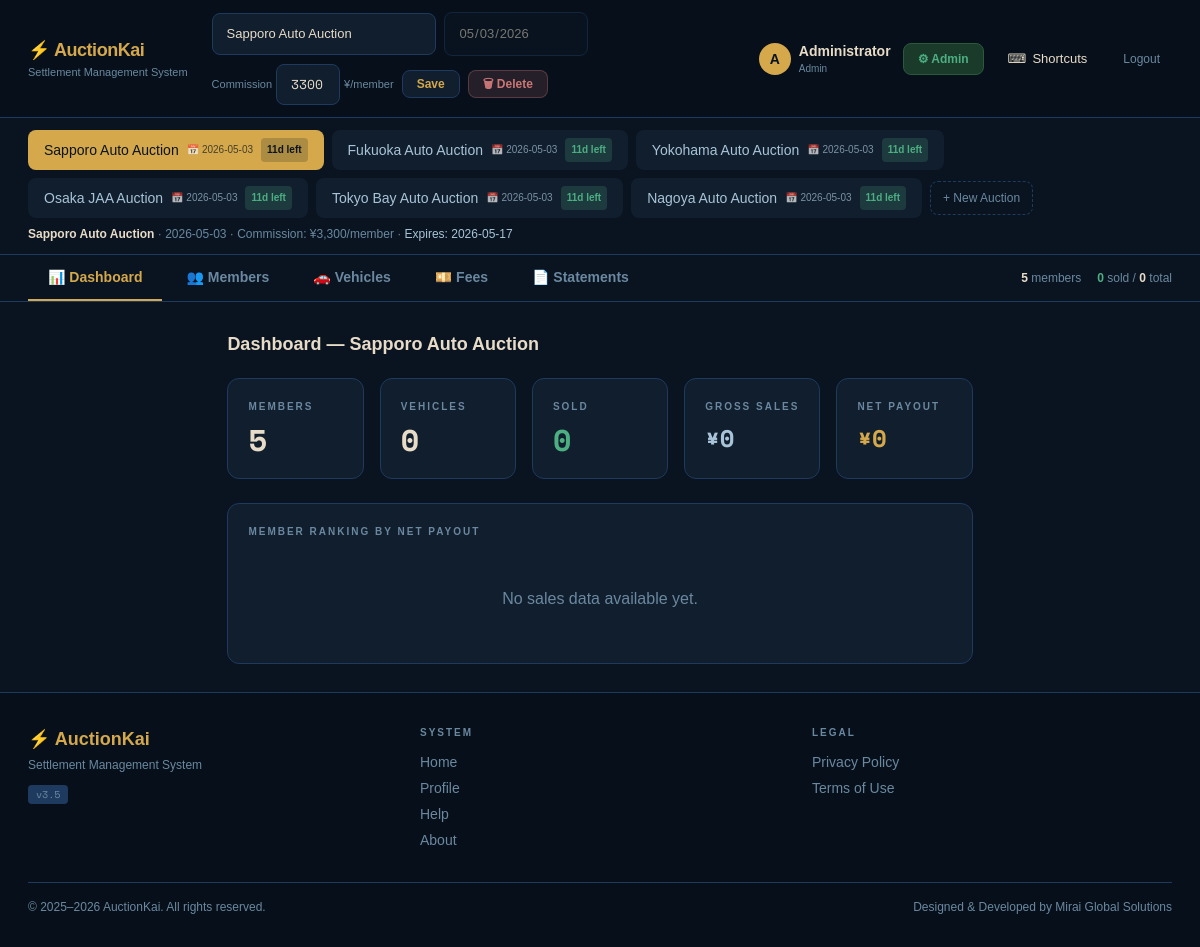
/index.php (signed in), run on the app's committed database.
### tables this page shows
CREATE TABLE IF NOT EXISTS `auction` (
  `id`              INT UNSIGNED AUTO_INCREMENT PRIMARY KEY,
  `user_id`         INT UNSIGNED NOT NULL,
  `name`            VARCHAR(200) NOT NULL,
  `date`            DATE         NOT NULL,
  `commission_fee` DECIMAL(12,0) NOT NULL DEFAULT 3300 COMMENT 'Commission fee per member',
  `expires_at`      DATE         NOT NULL COMMENT 'Auto-delete sold vehicles + auction after this date',
  `created_at`      TIMESTAMP    DEFAULT CURRENT_TIMESTAMP,
  `updated_at`      TIMESTAMP    DEFAULT CURRENT_TIMESTAMP ON UPDATE CURRENT_TIMESTAMP,
  FOREIGN KEY (`user_id`) REFERENCES `users`(`id`) ON DELETE CASCADE
);

### includes/branding.php (called while the page is built, shortened)
<?php
function loadBranding(PDO $db): array {
    $defaults = [
        'brand_name' => 'AuctionKai',
        'brand_tagline' => 'Settlement Management System',
        'brand_owner' => 'Mirai Global Solutions',
        'brand_email' => '',
        'brand_phone' => '',
        'brand_address' => '',
        'brand_logo_url' => '',
        'brand_accent_color' => '#D4A84B',
        'brand_footer_text' => 'Designed & Developed by Mirai Global Solutions',
    ];
    try {
        $rows = $db->query("SELECT `key`, value FROM settings WHERE `key` LIKE 'brand_%'")->fetchAll(PDO::FETCH_KEY_PAIR);
        return array_merge($defaults, $rows);
    } catch (Exception $e) {
        return $defaults;
    }
}

### includes/helpers.php (called while the page is built, shortened)
<?php
function fmt(float $n): string {
    return '¥' . number_format(round($n));
}
function h(string $s): string {
    return htmlspecialchars($s, ENT_QUOTES, 'UTF-8');
}
function calcStatement(int $memberId, array $vehicles, float $commissionFee, array $specialFees = []): array {
    $all = array_values(array_filter($vehicles, fn($v) => (int)$v['member_id'] === $memberId));
    $mv = array_values(array_filter($all, fn($v) => $v['sold']));
    $uv = array_values(array_filter($all, fn($v) => !$v['sold']));
    $count       = count($mv);
    $unsoldCount = count($uv);
    $grossSales  = array_sum(array_column($mv, 'sold_price'));
    $taxTotal    = array_sum(array_map(fn($v) => round((float)$v['sold_price'] * 0.10), $mv));
    $recycleTotal= array_sum(array_map(fn($v) => (float)($v['recycle_fee'] ?? 0), $mv));
    $listingFeeTotal = array_sum(array_map(fn($v) => (float)($v['listing_fee'] ?? 0), $mv));
    $soldFeeTotal    = array_sum(array_map(fn($v) => (float)($v['sold_fee'] ?? 0), $mv));
    $nagareFeeTotal  = array_sum(array_map(fn($v) => (float)($v['nagare_fee'] ?? 0), $uv));
    $commissionTotal = $commissionFee;
    $specialDeductions = 0;
    $specialAdditions = 0;
    $totalReceived = $grossSales + $taxTotal + $recycleTotal + $specialAdditions;
    $totalVehicleDed = $listingFeeTotal + $soldFeeTotal + $nagareFeeTotal;
    $totalDed = $totalVehicleDed + $commissionTotal + $specialDeductions;
    $netPayout = $count > 0 ? $totalReceived - $totalDed : 0;
    return compact('mv','uv','count','unsoldCount','grossSales','taxTotal','recycleTotal','listingFeeTotal','soldFeeTotal','nagareFeeTotal','commissionTotal','commissionFee','specialDeductions','specialAdditions','specialFees','totalReceived','totalVehicleDed','totalDed','netPayout');
}

### index.php (the view, shortened to what this page needs)
<?php
require_once __DIR__ . '/includes/helpers.php';
require_once __DIR__ . '/includes/branding.php';
$userId = (int)$_SESSION['user_id'];
$userName = $_SESSION['user_name'] ?? 'User';
$userRole = $_SESSION['user_role'] ?? 'user';
$db = db();
$brand = loadBranding($db);
$allAuctions_q = $db->prepare("SELECT * FROM auction WHERE user_id=? ORDER BY date DESC, id DESC");
$allAuctions_q->execute([$userId]);
$allAuctions = $allAuctions_q->fetchAll();
$activeAuctionId = (int)($_SESSION['auction_id'] ?? 0);
$auction = null;
if ($activeAuctionId) {
    $stmt = $db->prepare("SELECT * FROM auction WHERE id=? AND user_id=?");
    $stmt->execute([$activeAuctionId, $userId]);
    $auction = $stmt->fetch();
}
if (!$activeAuctionId) {
    $allAuctions_q = $db->prepare("SELECT * FROM auction WHERE user_id=? ORDER BY date DESC, id DESC");
    $allAuctions_q->execute([$userId]);
    $allAuctions = $allAuctions_q->fetchAll();
    $auction = !empty($allAuctions) ? $allAuctions[0] : null;
    $activeAuctionId = $auction ? (int)$auction['id'] : 0;
    $_SESSION['auction_id'] = $activeAuctionId;
} else {
    $allAuctions_q = $db->prepare("SELECT * FROM auction WHERE user_id=? ORDER BY date DESC, id DESC");
    $allAuctions_q->execute([$userId]);
    $allAuctions = $allAuctions_q->fetchAll();
    $auction = null;
    foreach ($allAuctions as $a) { if ((int)$a['id'] === $activeAuctionId) { $auction = $a; break; } }
}
$members  = $userId
    ? (function() use ($db, $userId) { $q = $db->prepare("SELECT * FROM members WHERE user_id=? ORDER BY id"); $q->execute([$userId]); return $q->fetchAll(); })()
    : [];
$vehicles = $activeAuctionId
    ? (function() use ($db, $activeAuctionId, $userId) { $q = $db->prepare("SELECT v.* FROM vehicles v JOIN members m ON v.member_id = m.id WHERE v.auction_id=? AND m.user_id=? ORDER BY v.id"); $q->execute([$activeAuctionId, $userId]); return $q->fetchAll(); })()
    : [];
$memberFeesAll = [];
$tab      = $_GET['tab'] ?? 'dashboard';
$tabs     = ['dashboard'=>['icon'=>'📊','label'=>'Dashboard'],'members'=>['icon'=>'👥','label'=>'Members'],'vehicles'=>['icon'=>'🚗','label'=>'Vehicles'],'special_fees'=>['icon'=>'💴','label'=>'Fees'],'statements'=>['icon'=>'📄','label'=>'Statements']];
$totalSold= count(array_filter($vehicles, fn($v) => $v['sold']));
?>
<!DOCTYPE html>
<html lang="en">
<head>
<link rel="stylesheet" href="css/style.css?v=3.5">
<?php include 'css/tailwind-config.php'; ?>
</head>
<body class="bg-ak-bg text-ak-text font-sans min-h-screen flex flex-col"><div class="flex-1 flex flex-col">
<div class="bg-ak-bg2 border-b border-ak-border px-7 py-3 flex items-center gap-6 sticky top-0 z-50 animate-slide-down topbar-inner">
  <div class="shrink-0">
    <div class="text-ak-gold font-bold text-lg tracking-tight">⚡ <?= h($brand['brand_name']) ?></div>
    <div class="text-ak-muted text-[11px]"><?= h($brand['brand_tagline']) ?></div>
  </div>
  <?php if ($auction): ?>
  <div class="flex items-center gap-2 flex-1 justify-center">
    <form onsubmit="return submitSaveAuction(event)" style='display:contents' data-parsley-validate>
      <div class="flex items-center gap-2 flex-wrap">
        <input class="inp w-56" name="name" value="<?= h($auction['name']) ?>" placeholder="Auction name">
        <input class="inp w-36 opacity-50 cursor-not-allowed" type="date" name="date" value="<?= h($auction['date']) ?>" disabled>
        <div class="flex items-center gap-1"><span class="text-ak-muted text-[11px]">Commission</span><input class="inp font-mono w-16" type="number" step="1" name="commissionFee" value="<?= (float)($auction['commission_fee'] ?? 3300) ?>" data-parsley-type="number" data-parsley-min="0"><span class="text-ak-muted text-[11px]">¥/member</span></div>
        <button class="btn btn-dark btn-sm" type="submit">Save</button>
        <a class="btn btn-sm" href="api/delete_auction.php?auction_id=<?= (int)$auction['id'] ?>" style="background:rgba(204,119,119,.15);color:var(--red);border:1px solid rgba(204,119,119,.3)">🗑 Delete</a>
      </div>
    </form>
  </div>
  <?php endif; ?>
  <div class="flex items-center gap-3 shrink-0 ml-auto">
    <a href="profile.php" class="flex items-center gap-2 no-underline hover:opacity-80 transition-opacity">
      <div class="w-8 h-8 rounded-full bg-ak-gold text-ak-bg flex items-center justify-center font-bold text-sm"><?= mb_strtoupper(mb_substr($userName, 0, 1)) ?></div>
      <div><div class="text-ak-text text-sm font-semibold"><?= h($userName) ?></div><div class="text-ak-muted text-[10px] capitalize"><?= h($userRole) ?></div></div>
    </a>
    <?php if ($userRole === 'admin'): ?>
      <a href="admin/index.php" style="background:#1A3A2A;color:#4CAF82;border:1px solid #2A5A3A;border-radius:8px;padding:6px 14px;font-size:12px;font-weight:700;text-decoration:none">⚙ Admin</a>
    <?php endif; ?>
    <button onclick="KeyboardShortcuts.openShortcutsModal()" class="theme-toggle" title="Keyboard shortcuts (?)"><span>⌨</span><span class="hide-mobile">Shortcuts</span></button>
    <a href="auth/logout.php" class="text-ak-muted text-xs hover:text-ak-red transition-colors px-3 py-2 rounded-lg hover:bg-ak-infield">Logout</a>
  </div>
</div>
<?php
try {
    $maintenanceOn = $db->query("SELECT value FROM settings WHERE `key`='maintenance_mode'")->fetchColumn() === '1';
} catch (Exception $e) {}
?>
<div class="bg-ak-bg border-b border-ak-border px-7 py-3">
  <div class="flex gap-2 flex-wrap items-center">
    <?php foreach ($allAuctions as $a): ?>
      <a class="inline-flex items-center gap-2 px-4 py-2 rounded-lg text-sm font-medium transition-all duration-200 <?= (int)$a['id'] === $activeAuctionId ? 'bg-ak-gold text-ak-bg animate-pulse-gold' : 'bg-ak-card text-ak-text2 hover:bg-ak-border' ?>" href="?auction_id=<?= (int)$a['id'] ?>&tab=<?= h($tab) ?>">
        <?= h($a['name']) ?>
        <span class="text-[10px] opacity-70">📅 <?= h($a['date']) ?></span>
        <?php
        $daysLeft = (int)((strtotime($a['expires_at']) - time()) / 86400);
        $badgeClass = $daysLeft <= 0 ? 'bg-ak-red/20 text-ak-red' : ($daysLeft <= 3 ? 'bg-yellow-500/20 text-yellow-400' : 'bg-ak-green/20 text-ak-green');
        $badgeText = $daysLeft <= 0 ? 'Expired' : ($daysLeft . 'd left');
        ?>
        <span class="text-[10px] px-1.5 py-0.5 rounded font-bold <?= (int)$a['id'] === $activeAuctionId ? 'bg-ak-bg/20 text-ak-bg' : $badgeClass ?>"><?= $badgeText ?></span>
      </a>
    <?php endforeach; ?>
    <button class="px-3 py-2 rounded-lg border border-dashed border-ak-border text-ak-muted text-xs hover:border-ak-gold hover:text-ak-gold transition-all duration-200" onclick="document.getElementById('addAuctionForm').classList.toggle('hidden')">+ New Auction</button>
  </div>
  <?php if ($auction): ?>
  <div class="text-ak-muted text-xs mt-2">
    <b class="text-ak-text"><?= h($auction['name']) ?></b> · <?= h($auction['date']) ?> · Commission: ¥<?= number_format((float)($auction['commission_fee'] ?? 3300)) ?>/member · <span class="<?= $daysLeft <= 3 ? 'text-yellow-400 font-semibold' : 'text-ak-text2' ?>">Expires: <?= h($auction['expires_at'] ?? 'N/A') ?></span>
  </div>
  <?php endif; ?>
</div>
<div class="bg-ak-bg border-b border-ak-border px-7 flex items-center gap-1">
  <?php foreach ($tabs as $key => $t): ?>
    <a class="px-5 py-3 text-sm font-semibold transition-all duration-200 border-b-2 <?= $tab === $key ? 'text-ak-gold border-ak-gold' : 'text-ak-muted border-transparent hover:text-ak-text2' ?>" href="?tab=<?= $key ?><?= $activeAuctionId ? '&auction_id='.$activeAuctionId : '' ?>"><?= $t['icon'] ?> <?= $t['label'] ?></a>
  <?php endforeach; ?>
  <div class="ml-auto text-xs text-ak-muted flex gap-4">
    <span><b class="text-ak-text"><?= count($members) ?></b> members</span>
    <span><b class="text-ak-green"><?= $totalSold ?></b> sold / <b class="text-ak-text"><?= count($vehicles) ?></b> total</span>
  </div>
</div>
<div class="p-7 max-w-[1400px] mx-auto animate-fade-in">
<?php if (!$auction): ?>
  <div class="text-center py-24">
    <h2 class="text-2xl font-bold text-ak-muted mb-3">No Auctions Yet</h2>
    <p class="text-ak-muted2">Click <strong class="text-ak-gold">"+ New Auction"</strong> above to create your first auction.</p>
  </div>
<?php elseif ($tab === 'dashboard'): ?>
<?php
$totalGross = 0; $totalNet = 0; $memberRanking = [];
foreach ($members as $m) {
    $s = calcStatement((int)$m['id'], $vehicles, (float)($auction['commission_fee'] ?? 3300), $memberFeesAll[$m['id']] ?? []);
    $totalGross += $s['grossSales'];
    $totalNet  += $s['netPayout'];
    $memberRanking[] = ['name'=>$m['name'], 'count'=>$s['count'], 'unsoldCount'=>$s['unsoldCount'], 'gross'=>$s['grossSales'], 'net'=>$s['netPayout']];
}
usort($memberRanking, fn($a, $b) => $b['net'] <=> $a['net']);
?>
<h2 class="text-lg font-bold mb-5">Dashboard — <?= h($auction['name']) ?></h2>
<div class="grid grid-cols-2 md:grid-cols-5 gap-4 mb-6">
  <div class="bg-ak-card border border-ak-border rounded-xl p-5 animate-fade-in-up">
    <div class="text-ak-muted text-[10px] font-bold tracking-[2px] uppercase">Members</div>
    <div class="text-3xl font-bold text-ak-text mt-2 font-mono"><?= count($members) ?></div>
  </div>
  <div class="bg-ak-card border border-ak-border rounded-xl p-5 animate-fade-in-up" style="animation-delay:.05s">
    <div class="text-ak-muted text-[10px] font-bold tracking-[2px] uppercase">Vehicles</div>
    <div class="text-3xl font-bold text-ak-text mt-2 font-mono"><?= count($vehicles) ?></div>
  </div>
  <div class="bg-ak-card border border-ak-border rounded-xl p-5 animate-fade-in-up" style="animation-delay:.1s">
    <div class="text-ak-muted text-[10px] font-bold tracking-[2px] uppercase">Sold</div>
    <div class="text-3xl font-bold text-ak-green mt-2 font-mono"><?= $totalSold ?></div>
  </div>
  <div class="bg-ak-card border border-ak-border rounded-xl p-5 animate-fade-in-up" style="animation-delay:.15s">
    <div class="text-ak-muted text-[10px] font-bold tracking-[2px] uppercase">Gross Sales</div>
    <div class="text-2xl font-bold text-ak-text2 mt-2 font-mono"><?= fmt($totalGross) ?></div>
  </div>
  <div class="bg-ak-card border border-ak-border rounded-xl p-5 animate-fade-in-up" style="animation-delay:.2s">
    <div class="text-ak-muted text-[10px] font-bold tracking-[2px] uppercase">Net Payout</div>
    <div class="text-2xl font-bold text-ak-gold mt-2 font-mono"><?= fmt($totalNet) ?></div>
  </div>
</div>
<div class="bg-ak-card border border-ak-border rounded-xl p-5 animate-fade-in-up" style="animation-delay:.25s">
  <div class="text-[10px] font-bold tracking-[2px] uppercase text-ak-muted mb-4">Member Ranking by Net Payout</div>
  <?php if (empty($memberRanking) || $totalNet == 0): ?>
    <div class="text-ak-muted text-center py-8">No sales data available yet.</div>
  <?php endif; ?>
</div>
<?php endif; ?>
<?php require_once 'includes/footer.php'; ?>
</body>
</html>

### data on the page
auction: name "Sapporo Auto Auction", date "05/03/2026", commissionFee "3300", date "2026-05-03", expires_at "11d left", commission_fee "3,300", expires_at "2026-05-17"
auction: name "Fukuoka Auto Auction", date "2026-05-03", expires_at "11d left"
auction: name "Yokohama Auto Auction", date "2026-05-03", expires_at "11d left"
auction: name "Osaka JAA Auction", date "2026-05-03", expires_at "11d left"
auction: name "Tokyo Bay Auto Auction", date "2026-05-03", expires_at "11d left"
auction: name "Nagoya Auto Auction", date "2026-05-03", expires_at "11d left"

### other printed values
$brand['brand_name'] "AuctionKai"
$brand['brand_tagline'] "Settlement Management System"
mb_strtoupper(mb_substr($userName, 0, 1)) "A"
$userName "Administrator"
$userRole "Admin"
$t['icon'] "📊"
$t['label'] "Dashboard"
$t['icon'] "👥"
$t['label'] "Members"
$t['icon'] "🚗"
$t['label'] "Vehicles"
$t['icon'] "💴"
$t['label'] "Fees"
$t['icon'] "📄"
$t['label'] "Statements"
